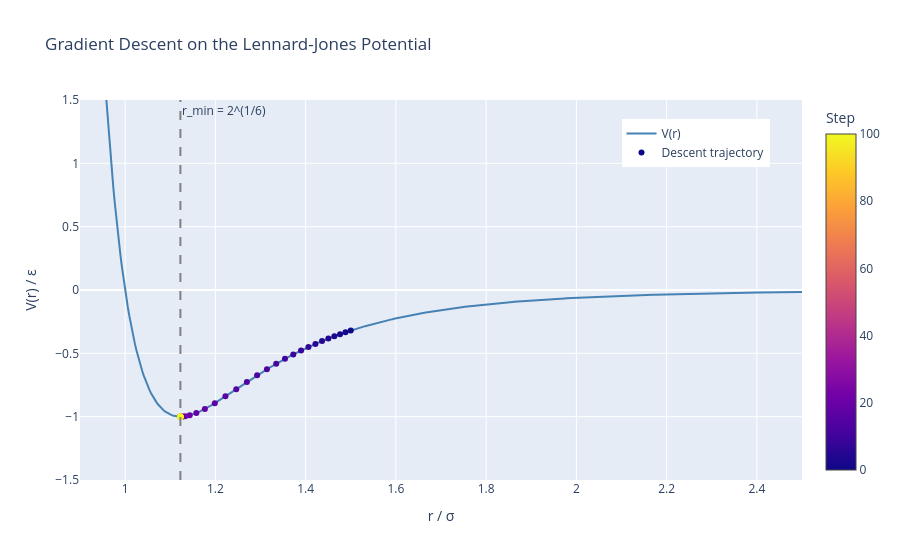

Notebook code cell kept with this figure:
### Markdown cell above
#### Interactive plot to explore results
The plot you make might not be super helpful in understanding the path your code is taking to arrive at the answer, especially if you are using a lot of steps. The cell below will produce an interactive plot where you can pan and zoom in and out using the controls in the upper left. Points are colored based on what step index they are representing.

**Note:** If you did not define your potential function name to be `V(r)` and the history output to be `history`, you will need to edit a few lines near the top of the code below.

### Code cell
import plotly.graph_objects as go
import numpy as np
from optimization import gradient_descent

# --- RE-RUNNING THE DESCENT HERE TO ENSURE 'history' EXISTS ---
def V(r): 
    return 4 * ( (1/r)**12 - (1/r)**6 )

def dv_dr(r):
    return 4 * ( -12/(r**13) + 6/(r**7) )

# Run the descent (matching the names V and history)
r_min_numeric, history = gradient_descent(dv_dr, x0=1.5, learning_rate=0.01, n_steps=100)
# --------------------------------------------------------------

r_plot = np.linspace(0.9, 2.5, 500)
history_arr = np.array(history)
n_steps = len(history_arr)

# color each point by its step index
colors = np.arange(n_steps)

fig = go.Figure()

# potential curve
fig.add_trace(go.Scatter(
    x=r_plot,
    y=V(r_plot),
    mode='lines',
    line=dict(color='steelblue', width=2),
    name='V(r)'
))

# descent trajectory, colored by step index
fig.add_trace(go.Scatter(
    x=history_arr,
    y=V(history_arr),
    mode='markers',
    marker=dict(
        size=6,
        color=colors,
        colorscale='Plasma',
        colorbar=dict(title='Step'),
        showscale=True
    ),
    text=[f'Step {i}<br>r = {r:.5f}<br>V(r) = {V(r):.5f}' 
          for i, r in enumerate(history_arr)],
    hoverinfo='text',
    name='Descent trajectory'
))

# analytic minimum
fig.add_vline(
    x=2**(1/6),
    line_dash='dash',
    line_color='gray',
    annotation_text='r_min = 2^(1/6)',
    annotation_position='top right'
)

fig.update_layout(
    title='Gradient Descent on the Lennard-Jones Potential',
    xaxis_title='r / σ',
    yaxis_title='V(r) / ε',
    yaxis_range=[-1.5, 1.5],
    legend=dict(x=0.75, y=0.95)
)

fig.show()

### Figure 1 — Plotly figure (JSON) as saved in the notebook; plotly's stock layout.template omitted (floating-point values rounded to 4 significant figures; data arrays with more than 128 entries replaced by an {"elided": "..."} marker saying what was removed)
{"data": [{"line": {"color": "steelblue", "width": 2}, "mode": "lines", "name": "V(r)", "type": "scatter", "x": {"elided": "500 float values"}, "y": {"elided": "500 float values"}}, {"hoverinfo": "text", "marker": {"color": [0, 1, 2, 3, 4, 5, 6, 7, 8, 9, 10, 11, 12, 13, 14, 15, 16, 17, 18, 19, 20, 21, 22, 23, 24, 25, 26, 27, 28, 29, 30, 31, 32, 33, 34, 35, 36, 37, 38, 39, 40, 41, 42, 43, 44, 45, 46, 47, 48, 49, 50, 51, 52, 53, 54, 55, 56, 57, 58, 59, 60, 61, 62, 63, 64, 65, 66, 67, 68, 69, 70, 71, 72, 73, 74, 75, 76, 77, 78, 79, 80, 81, 82, 83, 84, 85, 86, 87, 88, 89, 90, 91, 92, 93, 94, 95, 96, 97, 98, 99, 100], "colorbar": {"title": {"text": "Step"}}, "colorscale": [[0, "#0d0887"], [0.1111, "#46039f"], [0.2222, "#7201a8"], [0.3333, "#9c179e"], [0.4444, "#bd3786"], [0.5556, "#d8576b"], [0.6667, "#ed7953"], [0.7778, "#fb9f3a"], [0.8889, "#fdca26"], [1, "#f0f921"]], "showscale": true, "size": 6}, "mode": "markers", "name": "Descent trajectory", "text": ["Step 0<br>r = 1.50000<br>V(r) = -0.32034", "Step 1<br>r = 1.48842<br>V(r) = -0.33405", "Step 2<br>r = 1.47632<br>V(r) = -0.34903", "Step 3<br>r = 1.46365<br>V(r) = -0.36547", "Step 4<br>r = 1.45036<br>V(r) = -0.38357", "Step 5<br>r = 1.43641<br>V(r) = -0.40356", "Step 6<br>r = 1.42171<br>V(r) = -0.42572", "Step 7<br>r = 1.40622<br>V(r) = -0.45039", "Step 8<br>r = 1.38986<br>V(r) = -0.47794", "Step 9<br>r = 1.37255<br>V(r) = -0.50878", "Step 10<br>r = 1.35422<br>V(r) = -0.54337", "Step 11<br>r = 1.33481<br>V(r) = -0.58218", "Step 12<br>r = 1.31426<br>V(r) = -0.62558", "Step 13<br>r = 1.29257<br>V(r) = -0.67378", "Step 14<br>r = 1.26983<br>V(r) = -0.72650", "Step 15<br>r = 1.24626<br>V(r) = -0.78266", "Step 16<br>r = 1.22230<br>V(r) = -0.83980", "Step 17<br>r = 1.19873<br>V(r) = -0.89377", "Step 18<br>r = 1.17674<br>V(r) = -0.93913", "Step 19<br>r = 1.15778<br>V(r) = -0.97122", "Step 20<br>r = 1.14318<br>V(r) = -0.98919", "Step 21<br>r = 1.13341<br>V(r) = -0.99680", "Step 22<br>r = 1.12776<br>V(r) = -0.99922", "Step 23<br>r = 1.12488<br>V(r) = -0.99984", "Step 24<br>r = 1.12353<br>V(r) = -0.99997", "Step 25<br>r = 1.12292<br>V(r) = -0.99999", "Step 26<br>r = 1.12266<br>V(r) = -1.00000", "Step 27<br>r = 1.12255<br>V(r) = -1.00000", "Step 28<br>r = 1.12250<br>V(r) = -1.00000", "Step 29<br>r = 1.12248<br>V(r) = -1.00000", "Step 30<br>r = 1.12247<br>V(r) = -1.00000", "Step 31<br>r = 1.12246<br>V(r) = -1.00000", "Step 32<br>r = 1.12246<br>V(r) = -1.00000", "Step 33<br>r = 1.12246<br>V(r) = -1.00000", "Step 34<br>r = 1.12246<br>V(r) = -1.00000", "Step 35<br>r = 1.12246<br>V(r) = -1.00000", "Step 36<br>r = 1.12246<br>V(r) = -1.00000", "Step 37<br>r = 1.12246<br>V(r) = -1.00000", "Step 38<br>r = 1.12246<br>V(r) = -1.00000", "Step 39<br>r = 1.12246<br>V(r) = -1.00000", "Step 40<br>r = 1.12246<br>V(r) = -1.00000", "Step 41<br>r = 1.12246<br>V(r) = -1.00000", "Step 42<br>r = 1.12246<br>V(r) = -1.00000", "Step 43<br>r = 1.12246<br>V(r) = -1.00000", "Step 44<br>r = 1.12246<br>V(r) = -1.00000", "Step 45<br>r = 1.12246<br>V(r) = -1.00000", "Step 46<br>r = 1.12246<br>V(r) = -1.00000", "Step 47<br>r = 1.12246<br>V(r) = -1.00000", "Step 48<br>r = 1.12246<br>V(r) = -1.00000", "Step 49<br>r = 1.12246<br>V(r) = -1.00000", "Step 50<br>r = 1.12246<br>V(r) = -1.00000", "Step 51<br>r = 1.12246<br>V(r) = -1.00000", "Step 52<br>r = 1.12246<br>V(r) = -1.00000", "Step 53<br>r = 1.12246<br>V(r) = -1.00000", "Step 54<br>r = 1.12246<br>V(r) = -1.00000", "Step 55<br>r = 1.12246<br>V(r) = -1.00000", "Step 56<br>r = 1.12246<br>V(r) = -1.00000", "Step 57<br>r = 1.12246<br>V(r) = -1.00000", "Step 58<br>r = 1.12246<br>V(r) = -1.00000", "Step 59<br>r = 1.12246<br>V(r) = -1.00000", "Step 60<br>r = 1.12246<br>V(r) = -1.00000", "Step 61<br>r = 1.12246<br>V(r) = -1.00000", "Step 62<br>r = 1.12246<br>V(r) = -1.00000", "Step 63<br>r = 1.12246<br>V(r) = -1.00000", "Step 64<br>r = 1.12246<br>V(r) = -1.00000", "Step 65<br>r = 1.12246<br>V(r) = -1.00000", "Step 66<br>r = 1.12246<br>V(r) = -1.00000", "Step 67<br>r = 1.12246<br>V(r) = -1.00000", "Step 68<br>r = 1.12246<br>V(r) = -1.00000", "Step 69<br>r = 1.12246<br>V(r) = -1.00000", "Step 70<br>r = 1.12246<br>V(r) = -1.00000", "Step 71<br>r = 1.12246<br>V(r) = -1.00000", "Step 72<br>r = 1.12246<br>V(r) = -1.00000", "Step 73<br>r = 1.12246<br>V(r) = -1.00000", "Step 74<br>r = 1.12246<br>V(r) = -1.00000", "Step 75<br>r = 1.12246<br>V(r) = -1.00000", "Step 76<br>r = 1.12246<br>V(r) = -1.00000", "Step 77<br>r = 1.12246<br>V(r) = -1.00000", "Step 78<br>r = 1.12246<br>V(r) = -1.00000", "Step 79<br>r = 1.12246<br>V(r) = -1.00000", "Step 80<br>r = 1.12246<br>V(r) = -1.00000", "Step 81<br>r = 1.12246<br>V(r) = -1.00000", "Step 82<br>r = 1.12246<br>V(r) = -1.00000", "Step 83<br>r = 1.12246<br>V(r) = -1.00000", "Step 84<br>r = 1.12246<br>V(r) = -1.00000", "Step 85<br>r = 1.12246<br>V(r) = -1.00000", "Step 86<br>r = 1.12246<br>V(r) = -1.00000", "Step 87<br>r = 1.12246<br>V(r) = -1.00000", "Step 88<br>r = 1.12246<br>V(r) = -1.00000", "Step 89<br>r = 1.12246<br>V(r) = -1.00000", "Step 90<br>r = 1.12246<br>V(r) = -1.00000", "Step 91<br>r = 1.12246<br>V(r) = -1.00000", "Step 92<br>r = 1.12246<br>V(r) = -1.00000", "Step 93<br>r = 1.12246<br>V(r) = -1.00000", "Step 94<br>r = 1.12246<br>V(r) = -1.00000", "Step 95<br>r = 1.12246<br>V(r) = -1.00000", "Step 96<br>r = 1.12246<br>V(r) = -1.00000", "Step 97<br>r = 1.12246<br>V(r) = -1.00000", "Step 98<br>r = 1.12246<br>V(r) = -1.00000", "Step 99<br>r = 1.12246<br>V(r) = -1.00000", "Step 100<br>r = 1.12246<br>V(r) = -1.00000"], "type": "scatter", "x": [1.5, 1.488, 1.476, 1.464, 1.45, 1.436, 1.422, 1.406, 1.39, 1.373, 1.354, 1.335, 1.314, 1.293, 1.27, 1.246, 1.222, 1.199, 1.177, 1.158, 1.143, 1.133, 1.128, 1.125, 1.124, 1.123, 1.123, 1.123, 1.122, 1.122, 1.122, 1.122, 1.122, 1.122, 1.122, 1.122, 1.122, 1.122, 1.122, 1.122, 1.122, 1.122, 1.122, 1.122, 1.122, 1.122, 1.122, 1.122, 1.122, 1.122, 1.122, 1.122, 1.122, 1.122, 1.122, 1.122, 1.122, 1.122, 1.122, 1.122, 1.122, 1.122, 1.122, 1.122, 1.122, 1.122, 1.122, 1.122, 1.122, 1.122, 1.122, 1.122, 1.122, 1.122, 1.122, 1.122, 1.122, 1.122, 1.122, 1.122, 1.122, 1.122, 1.122, 1.122, 1.122, 1.122, 1.122, 1.122, 1.122, 1.122, 1.122, 1.122, 1.122, 1.122, 1.122, 1.122, 1.122, 1.122, 1.122, 1.122, 1.122], "y": [-0.3203, -0.334, -0.349, -0.3655, -0.3836, -0.4036, -0.4257, -0.4504, -0.4779, -0.5088, -0.5434, -0.5822, -0.6256, -0.6738, -0.7265, -0.7827, -0.8398, -0.8938, -0.9391, -0.9712, -0.9892, -0.9968, -0.9992, -0.9998, -1.0, -1.0, -1.0, -1.0, -1.0, -1.0, -1.0, -1.0, -1.0, -1.0, -1.0, -1.0, -1.0, -1.0, -1.0, -1.0, -1.0, -1.0, -1.0, -1.0, -1.0, -1.0, -1.0, -1.0, -1.0, -1.0, -1.0, -1.0, -1.0, -1.0, -1.0, -1.0, -1.0, -1.0, -1.0, -1.0, -1.0, -1.0, -1.0, -1.0, -1.0, -1.0, -1.0, -1.0, -1.0, -1.0, -1.0, -1.0, -1.0, -1.0, -1.0, -1.0, -1.0, -1.0, -1.0, -1.0, -1.0, -1.0, -1.0, -1.0, -1.0, -1.0, -1.0, -1.0, -1.0, -1.0, -1.0, -1.0, -1.0, -1.0, -1.0, -1.0, -1.0, -1.0, -1.0, -1.0, -1.0]}], "layout": {"annotations": [{"showarrow": false, "text": "r_min = 2^(1/6)", "x": 1.122, "xanchor": "left", "xref": "x", "y": 1, "yanchor": "top", "yref": "y domain"}], "legend": {"x": 0.75, "y": 0.95}, "shapes": [{"line": {"color": "gray", "dash": "dash"}, "type": "line", "x0": 1.122, "x1": 1.122, "xref": "x", "y0": 0, "y1": 1, "yref": "y domain"}], "title": {"text": "Gradient Descent on the Lennard-Jones Potential"}, "xaxis": {"title": {"text": "r / σ"}}, "yaxis": {"range": [-1.5, 1.5], "title": {"text": "V(r) / ε"}}}}
